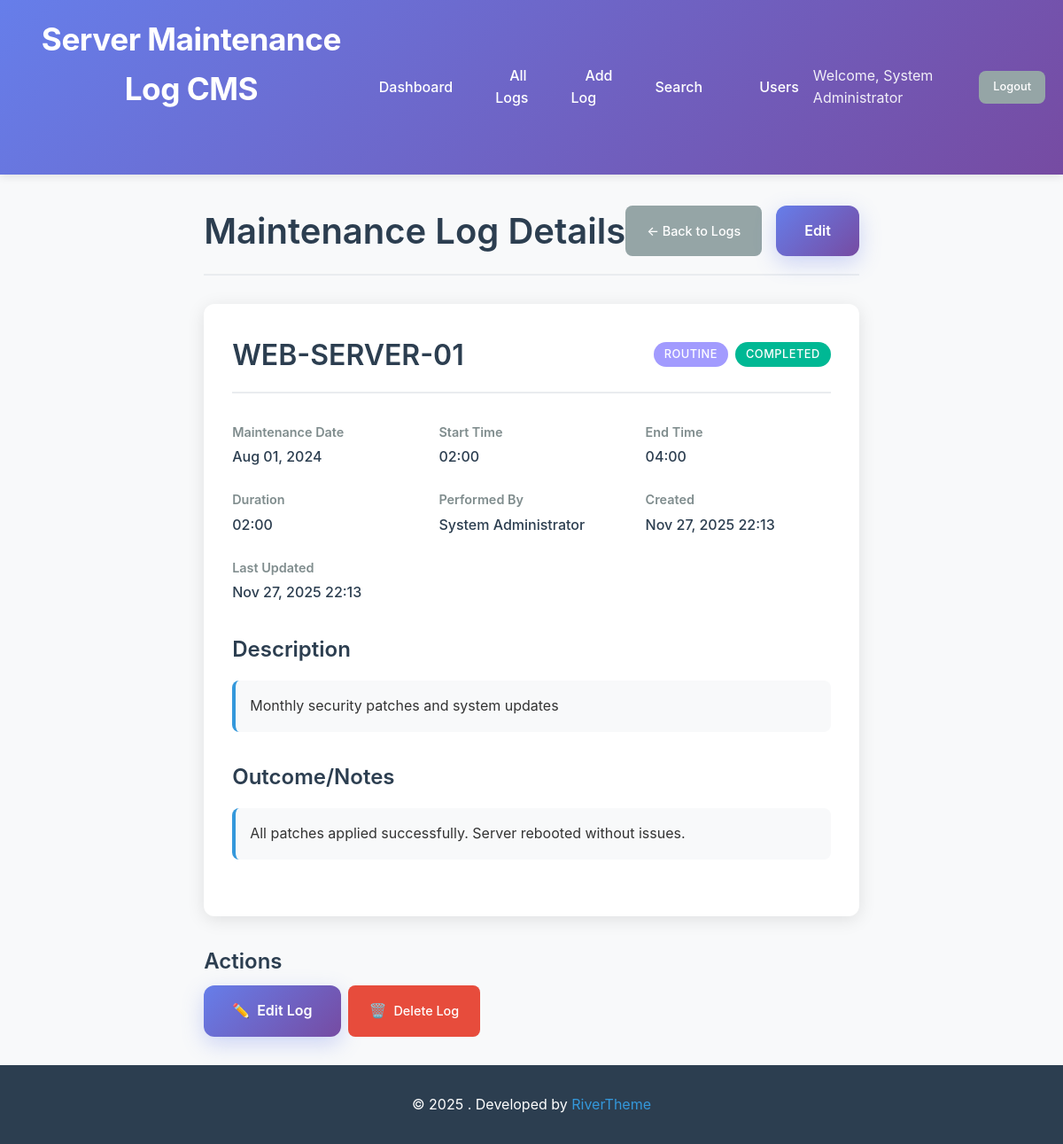
Screenshot of /view_log.php?id=1 (signed in) with the database file from the repository.
### tables this page shows
CREATE TABLE IF NOT EXISTS maintenance_logs (
    id INT AUTO_INCREMENT PRIMARY KEY,
    server_name VARCHAR(100) NOT NULL,
    maintenance_date DATE NOT NULL,
    start_time TIME,
    end_time TIME,
    description TEXT NOT NULL,
    maintenance_type ENUM('routine', 'emergency', 'upgrade', 'repair', 'security') NOT NULL,
    status ENUM('scheduled', 'in_progress', 'completed', 'failed', 'cancelled') DEFAULT 'scheduled',
    outcome TEXT,
    performed_by INT NOT NULL,
    created_at TIMESTAMP DEFAULT CURRENT_TIMESTAMP,
    updated_at TIMESTAMP DEFAULT CURRENT_TIMESTAMP ON UPDATE CURRENT_TIMESTAMP,
    FOREIGN KEY (performed_by) REFERENCES users(id) ON DELETE RESTRICT
);

CREATE TABLE IF NOT EXISTS users (
    id INT AUTO_INCREMENT PRIMARY KEY,
    username VARCHAR(50) UNIQUE NOT NULL,
    email VARCHAR(100) UNIQUE NOT NULL,
    password_hash VARCHAR(255) NOT NULL,
    full_name VARCHAR(100) NOT NULL,
    role ENUM('admin', 'staff') DEFAULT 'staff',
    created_at TIMESTAMP DEFAULT CURRENT_TIMESTAMP,
    updated_at TIMESTAMP DEFAULT CURRENT_TIMESTAMP ON UPDATE CURRENT_TIMESTAMP,
    is_active BOOLEAN DEFAULT TRUE
);

### config/config.php (called while the page is built, shortened)
<?php
require_once 'database.php';
function isAdmin() {
    return isset($_SESSION['user_role']) && $_SESSION['user_role'] === 'admin';
}
function formatDate($date, $format = DISPLAY_DATE_FORMAT) {
    return date($format, strtotime($date));
}
?>

### config/database.php (called while the page is built, shortened)
<?php
class Database {
    private $host = DB_HOST;
    private $db_name = DB_NAME;
    private $username = DB_USER;
    private $password = DB_PASS;
    private $charset = DB_CHARSET;
    public function getConnection() {
        $this->pdo = null;
        try {
            $dsn = "mysql:host=" . $this->host . ";dbname=" . $this->db_name . ";charset=" . $this->charset;
            $options = [
                PDO::ATTR_ERRMODE => PDO::ERRMODE_EXCEPTION,
                PDO::ATTR_DEFAULT_FETCH_MODE => PDO::FETCH_ASSOC,
                PDO::ATTR_EMULATE_PREPARES => false,
            ];
            $this->pdo = new PDO($dsn, $this->username, $this->password, $options);
        } catch(PDOException $exception) {
            echo "Connection error: " . $exception->getMessage();
            die();
        }
        return $this->pdo;
    }
}
function getDB() {
    $database = new Database();
    return $database->getConnection();
}
?>

### includes/MaintenanceLog.php (called while the page is built, shortened)
<?php
require_once __DIR__ . '/../config/config.php';
class MaintenanceLog {
    private $db;
    public function __construct() {
        $this->db = getDB();
    }
    public function getById($id) {
        try {
            $sql = "SELECT ml.*, u.full_name as performed_by_name, u.username as performed_by_username
                    FROM maintenance_logs ml
                    LEFT JOIN users u ON ml.performed_by = u.id
                    WHERE ml.id = ?";
            $stmt = $this->db->prepare($sql);
            $stmt->execute([$id]);
            return $stmt->fetch();
        } catch (PDOException $e) {
            return false;
        }
    }
}
?>

### view_log.php (the view, shortened to what this page needs)
<?php
require_once 'config/config.php';
require_once 'includes/MaintenanceLog.php';
$logId = intval($_GET['id'] ?? 0);
$maintenanceLog = new MaintenanceLog();
$log = $maintenanceLog->getById($logId);
?>
<!DOCTYPE html>
<html lang="en">
<head>
    <link rel="stylesheet" href="assets/css/style.css">
</head>
<body>
    <?php include 'includes/header.php'; ?>
    <div class="container">
        <div class="page-header">
            <h1>Maintenance Log Details</h1>
            <div class="header-actions">
                <a href="logs.php" class="btn btn-secondary">← Back to Logs</a>
                <?php if (isAdmin() || $log['performed_by'] == $_SESSION['user_id']): ?>
                <a href="edit_log.php?id=<?php echo $logId; ?>" class="btn btn-primary">Edit</a>
                <?php endif; ?>
            </div>
        </div>
        <div class="log-details">
            <div class="detail-card">
                <div class="detail-header">
                    <h2><?php echo htmlspecialchars($log['server_name']); ?></h2>
                    <div class="status-badges">
                        <span class="badge badge-type-<?php echo $log['maintenance_type']; ?>">
                            <?php echo ucfirst($log['maintenance_type']); ?>
                        </span>
                        <span class="badge badge-status-<?php echo $log['status']; ?>">
                            <?php echo ucfirst(str_replace('_', ' ', $log['status'])); ?>
                        </span>
                    </div>
                </div>
                <div class="detail-grid">
                    <div class="detail-item">
                        <label>Maintenance Date</label>
                        <value><?php echo formatDate($log['maintenance_date']); ?></value>
                    </div>
                    <div class="detail-item">
                        <label>Start Time</label>
                        <value><?php echo $log['start_time'] ? date('H:i', strtotime($log['start_time'])) : 'Not specified'; ?></value>
                    </div>
                    <div class="detail-item">
                        <label>End Time</label>
                        <value><?php echo $log['end_time'] ? date('H:i', strtotime($log['end_time'])) : 'Not specified'; ?></value>
                    </div>
                    <div class="detail-item">
                        <label>Duration</label>
                        <value>
                            <?php
                            if ($log['start_time'] && $log['end_time']) {
                                $start = new DateTime($log['start_time']);
                                $end = new DateTime($log['end_time']);
                                $duration = $start->diff($end);
                                echo $duration->format('%H:%I');
                            } else {
                                echo 'Not calculated';
                            }
                            ?>
                        </value>
                    </div>
                    <div class="detail-item">
                        <label>Performed By</label>
                        <value><?php echo htmlspecialchars($log['performed_by_name']); ?></value>
                    </div>
                    <div class="detail-item">
                        <label>Created</label>
                        <value><?php echo formatDate($log['created_at'], DISPLAY_DATETIME_FORMAT); ?></value>
                    </div>
                    <div class="detail-item">
                        <label>Last Updated</label>
                        <value><?php echo formatDate($log['updated_at'], DISPLAY_DATETIME_FORMAT); ?></value>
                    </div>
                </div>
                <div class="detail-section">
                    <h3>Description</h3>
                    <div class="detail-content">
                        <?php echo nl2br(htmlspecialchars($log['description'])); ?>
                    </div>
                </div>
                <?php if ($log['outcome']): ?>
                <div class="detail-section">
                    <h3>Outcome/Notes</h3>
                    <div class="detail-content">
                        <?php echo nl2br(htmlspecialchars($log['outcome'])); ?>
                    </div>
                </div>
                <?php endif; ?>
            </div>
        </div>
        <?php if (isAdmin() || $log['performed_by'] == $_SESSION['user_id']): ?>
        <div class="action-section">
            <h3>Actions</h3>
            <div class="action-buttons">
                <a href="edit_log.php?id=<?php echo $logId; ?>" class="btn btn-primary">
                    <span class="btn-icon">✏️</span>
                    Edit Log
                </a>
                <a href="delete_log.php?id=<?php echo $logId; ?>" class="btn btn-danger"
                   onclick="return confirm('Are you sure you want to delete this maintenance log?')">
                    <span class="btn-icon">🗑️</span>
                    Delete Log
                </a>
            </div>
        </div>
        <?php endif; ?>
    </div>
    <?php include 'includes/footer.php'; ?>
</body>
</html>

### assets/css/style.css (style rules this page uses)
* { margin: 0; padding: 0; box-sizing: border-box; }
body { font-family: -apple-system, BlinkMacSystemFont, 'Segoe UI', Roboto, Oxygen, Ubuntu, Cantarell, sans-serif; line-height: 1.6; color: #333; background-color: #f8f9fa; min-height: 100vh; display: flex; flex-direction: column; }
h1, h2, h3, h4, h5, h6 { font-weight: 600; margin-bottom: 0.5rem; color: #2c3e50; }
h1 { font-size: 2.5rem; }
h2 { font-size: 2rem; }
h3 { font-size: 1.5rem; }
a { color: #3498db; text-decoration: none; transition: color 0.3s ease; }
.container { max-width: 1200px; margin: 0 auto; padding: 0 20px; flex: 1; }
.page-header { display: flex; justify-content: space-between; align-items: center; margin: 2rem 0; padding-bottom: 1rem; border-bottom: 2px solid #e9ecef; }
.page-header h1 { margin: 0; }
.header-actions { display: flex; gap: 1rem; }
.btn { display: inline-flex; align-items: center; gap: 0.5rem; padding: 0.75rem 1.5rem; border: none; border-radius: 8px; font-size: 0.9rem; font-weight: 500; text-decoration: none; cursor: pointer; transition: all 0.3s ease; text-align: center; }
.btn-primary { background-color: #3498db; color: white; }
.btn-secondary { background-color: #95a5a6; color: white; }
.btn-danger { background-color: #e74c3c; color: white; }
.btn-icon { font-size: 1rem; }
.action-buttons { display: flex; gap: 0.5rem; flex-wrap: wrap; }
.btn-primary { background: linear-gradient(135deg, #667eea 0%, #764ba2 100%); border: none; color: white; padding: 1rem 2rem; border-radius: 12px; font-size: 1rem; font-weight: 600; cursor: pointer; transition: all 0.3s ease; display: flex; align-items: center; justify-content: center; gap: 0.5rem; box-shadow: 0 8px 25px rgba(102, 126, 234, 0.3); }
.badge { display: inline-block; padding: 0.25rem 0.75rem; font-size: 0.8rem; font-weight: 500; border-radius: 20px; text-transform: uppercase; letter-spacing: 0.5px; }
.badge-status-completed { background-color: #00b894; color: white; }
.badge-type-routine { background-color: #a29bfe; color: white; }
.log-details { margin: 2rem 0; }
.detail-card { background: white; padding: 2rem; border-radius: 12px; box-shadow: 0 4px 20px rgba(0,0,0,0.1); }
.detail-header { display: flex; justify-content: space-between; align-items: center; margin-bottom: 2rem; padding-bottom: 1rem; border-bottom: 2px solid #e9ecef; }
.detail-header h2 { margin: 0; }
.status-badges { display: flex; gap: 0.5rem; }
.detail-grid { display: grid; grid-template-columns: repeat(auto-fit, minmax(200px, 1fr)); gap: 1.5rem; margin-bottom: 2rem; }
.detail-item { display: flex; flex-direction: column; }
.detail-item label { font-weight: 600; color: #7f8c8d; font-size: 0.9rem; margin-bottom: 0.25rem; }
.detail-item value { color: #2c3e50; font-weight: 500; }
.detail-section { margin: 2rem 0; }
.detail-section h3 { margin-bottom: 1rem; color: #2c3e50; }
.detail-content { background-color: #f8f9fa; padding: 1rem; border-radius: 8px; border-left: 4px solid #3498db; }
.action-section { margin: 2rem 0; }

### rows the page displays
maintenance_logs: server_name "WEB-SERVER-01", maintenance_type "ROUTINE", status "COMPLETED", maintenance_date "Aug 01, 2024", start_time "02:00", end_time "04:00", $duration->format('%H:%I') "02:00", performed_by.full_name "System Administrator", created_at "Nov 27, 2025 22:13", updated_at+created_at "Nov 27, 2025 22:13", description "Monthly security patches and system updates", outcome "All patches applied successfully. Server rebooted without issues."

### other values shown
APP_NAME "Server Maintenance Log CMS"
$_SESSION['user_name'] "System Administrator"
